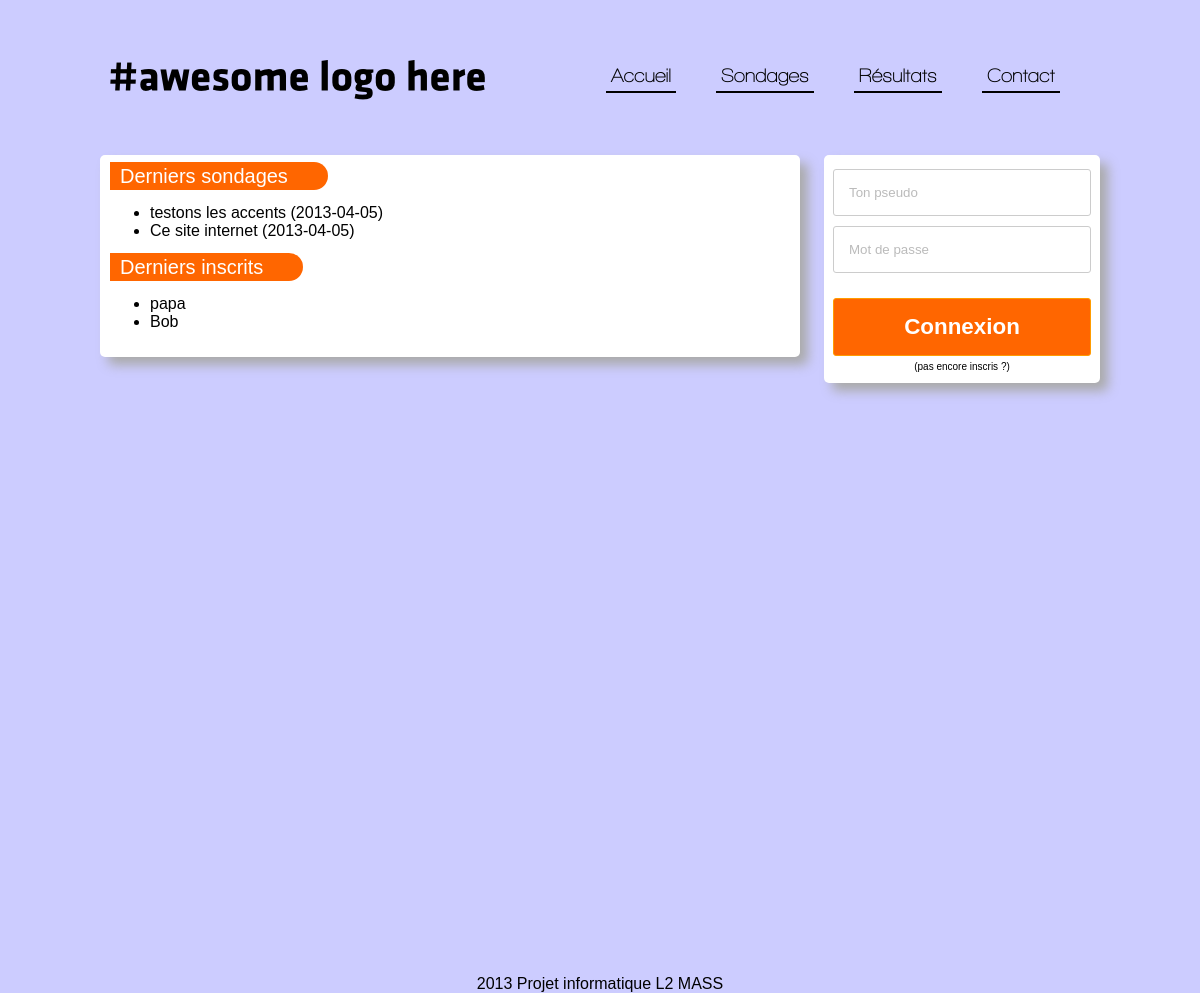
The page / on the database its author committed.
### tables this page shows
CREATE TABLE IF NOT EXISTS `sondages` (
  `id` int(11) NOT NULL AUTO_INCREMENT,
  `titre` text NOT NULL,
  `id_membre` int(11) NOT NULL,
  `nb_question` int(11) NOT NULL,
  `categorie` text NOT NULL,
  `date` date NOT NULL,
  `nb_rempli` int(11) NOT NULL,
  PRIMARY KEY (`id`)
);

CREATE TABLE IF NOT EXISTS `membres` (
  `id` int(11) NOT NULL AUTO_INCREMENT,
  `pseudo` text NOT NULL,
  `mdp` text NOT NULL,
  `nb_sondages` int(11) NOT NULL,
  `nb_reponses` int(11) NOT NULL,
  `mail` text NOT NULL,
  `age` text NOT NULL,
  `sexe` text NOT NULL,
  PRIMARY KEY (`id`)
);

### includes/sql.php (called while the page is built)
<?php
					$connSQL['hote']="localhost";
				   $connSQL['util']="root";
				   $connSQL['pass']="";
				   $connSQL['base']="test";
				   ?>

### includes/fonctions.php (called while the page is built, shortened)
<?php
				include 'sql.php';
			   function requete($requete) {
				   global $connSQL;
						   if(function_exists("mysqli_query")) {
							   $resultat=@mysqli_query($connSQL['conn'],$requete) or
			die("<font color=\"#AD0018\"><b>$requete<br>erreur</b></font>");
						   } else {
							   $resultat=@mysql_query($requete) or die("<font
			color=\"#AD0018\">".erreur(3)."</b></font>");
						   }
				   return $resultat;
			   }
			   function reqfetch($resultat) {
				   if(function_exists("mysqli_fetch_array")) {
					   return mysqli_fetch_array($resultat);
				   } else {
					   return mysql_fetch_array($resultat);
				   }
			   }

### index.php (the view, shortened to what this page needs)
<?php session_start();
include 'includes/fonctions.php';
include 'includes/haut.php';
include 'includes/menu.php';
?>
		<div class="contenu">
			<div class="corps">
				<span class="bandeau" > Derniers sondages </span></br>
				<ul>
					<?php	$sql = 'SELECT *  FROM sondages ORDER BY id DESC LIMIT 0,3';
						$req = requete($sql);
						while ($data = reqfetch($req))
						{
							$sql2 = 'SELECT *  FROM membres WHERE id='.$data['id_membre'];
							$req2 = requete($sql2);
							while ($data2 = reqfetch($req2))
							{
								echo '<a href="liste_sondages.php?id='.$data['id'].'"><li>'.$data['titre'].' ('.$data['date'].')</li></a>';
							}
						}
				?>
				</ul>
				<span class="bandeau" > Derniers inscrits </span></br>
				<ul>
					<?php	$sql = 'SELECT *  FROM membres ORDER BY id DESC LIMIT 0,3';
						$req = requete($sql);
						while ($data = reqfetch($req))
						{
								echo '<li>'.$data['pseudo'].'</li>';
						}
				?>
				</ul>
			</div>
			<div class="barredroite">
				<?php if(!isset($_SESSION['pseudo'])){?>
				<div class="bloc">
					<form class="form1" id="start" action="connexion.php" method="post">
						<input type="text" name="pseudo" placeholder="Ton pseudo " required="">
							<input type="password" name="mdp" placeholder="Mot de passe" required="">
							<button type="submit">Connexion</button>
							<a href="inscription.php"class="inscritToi">(pas encore inscris ?)</a>
					</form>
				</div>
				<?php }				?>
			</div>
		</div>
		<div class="footer">
			<p>2013 Projet informatique L2 MASS</p>
		</div>
	</div>
	</body>
</html>

### css/design.css (style rules this page uses)
html { padding:0px; width:100%; height:100%; }
body { font-family:Arial,Sans; margin:0px; padding:0px; width:100%; height:100%; background-color:#ccccff; }
a { text-decoration:none; color:black; }
.contenu { margin-top:0; margin-bottom:20px; height:100%; }
.corps { float:left; margin-bottom:20px; background-color:white; width:680px; padding:10px; border-radius:5px; box-shadow: 8px 8px 12px #aaa; }
.bloc { margin-bottom:20px; background-color:white; padding:3px; border-radius:5px; box-shadow: 8px 8px 12px #aaa; float:right; width:270px; }
.form1 { margin:6px; text-align:center; }
.inscritToi { text-decoration:none; margin:3px; font-size:10px; cursor:pointer; }
.footer { margin-bottom:20px; text-align:center; font-family:Arial,Mollot,Sans; }
input { margin: 5px 0; padding: 15px; width: 100%; *width: 518px; box-sizing: border-box; border: 1px solid #ccc; border-radius: 3px; }
button { margin: 20px 0px 0px 0px; padding: 15px 8px; width: 100%; cursor: pointer; border: 1px solid #ff9c00; overflow: visible; display: inline-block; color: #fff; font: bold 1.4em arial, sans; background-color: #ff6600; border-radius: 3px; }
.bandeau { font-size:20px; background-color:#ff6600; border-radius:0 15px 15px 0; padding:3px 40px 3px 10px; color:white; }

### rows shown on the page
sondages: titre "testons les accents", date "2013-04-05"
membres: pseudo "Bob"
sondages: titre "Ce site internet", date "2013-04-05"
membres: pseudo "papa"
